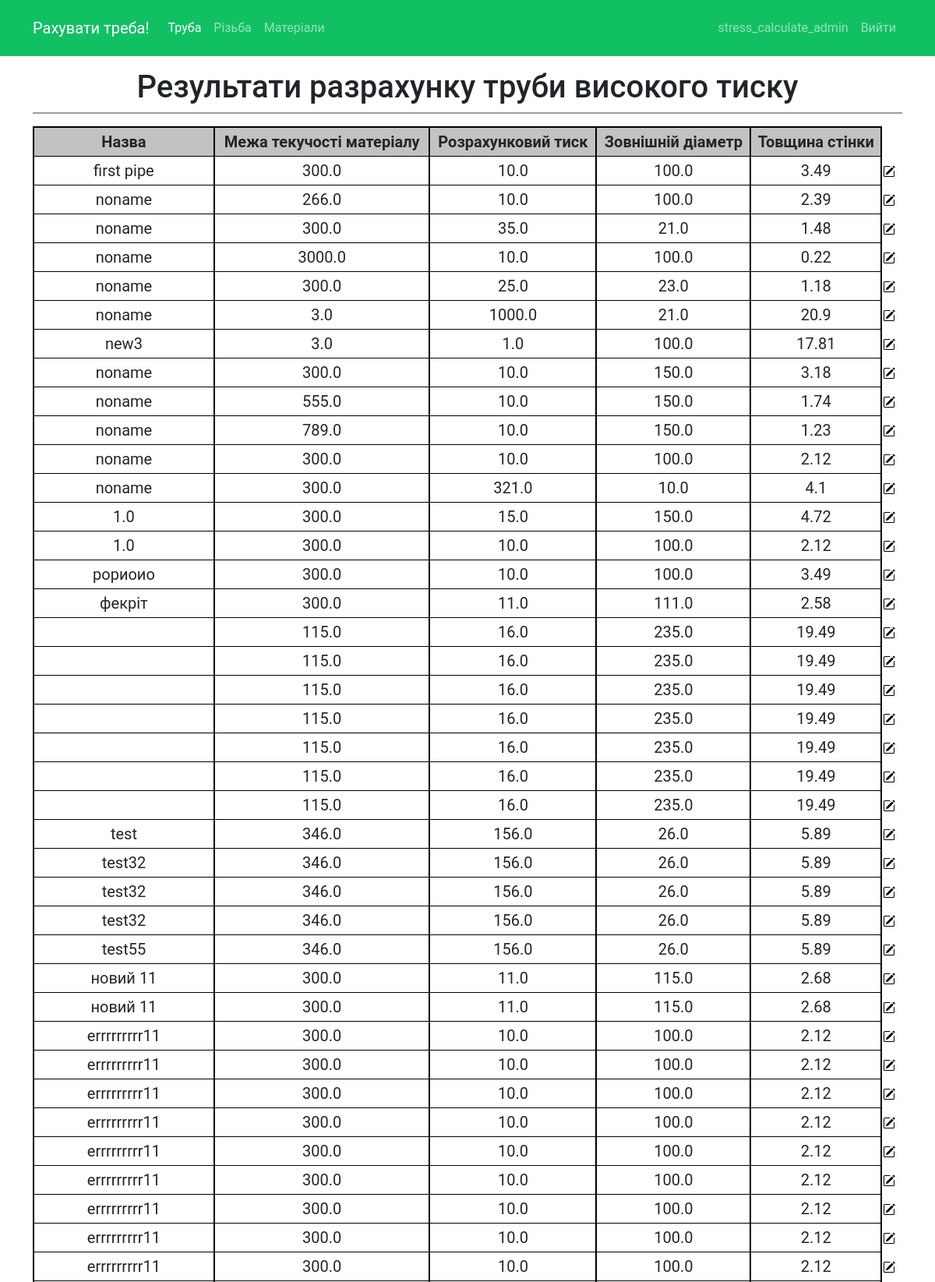
Page /pipe_pressure/results/ (signed in, upper part) on the committed database.
### calculate/models.py (models this page shows, shortened)
class PipeHighPressure(models.Model):
    K_WELDING_CHOICES = [
        (1, "Безшовна"),
        (0.6, "Електрозварювальна"),
    ]
    id = models.AutoField(primary_key=True)
    user = models.ForeignKey(User, on_delete=models.CASCADE, default=None)
    name = models.CharField(max_length=20)
    description = models.TextField(blank=True, max_length=128)
    yield_strength = models.FloatField(default=300)
    test_pressure = models.FloatField()
    min_outside_diameter = models.FloatField()
    k_industry = models.FloatField(default=1.3)
    k_cycle = models.FloatField(default=1)
    k_welding = models.FloatField(max_length=40, choices=K_WELDING_CHOICES, default=1)
    created_at = models.DateTimeField(auto_now_add=True)
    @property
    def thickness(self):
        self.allowable_stresses = self.yield_strength / (self.k_industry * self.k_cycle)
        self.thickness_pipe = (
            self.test_pressure
            * self.min_outside_diameter
            / (2 * self.allowable_stresses * float(self.k_welding) + self.test_pressure)
        )
        self.thickness_round = round(self.thickness_pipe, 2)
        return self.thickness_round
    @staticmethod
    def get_all():
        return list(PipeHighPressure.objects.all())

### calculate/views.py (the view)
# urls.py: path("pipe_pressure/results/", views.pipe_results, name="pipe_results"),
def pipe_results(request):
    if request.user.is_authenticated:
        if request.user.is_superuser:
            pipe_results = PipeHighPressure.get_all()
        else:
            pipe_results = PipeHighPressure.get_by_user(request.user.id)
        return render(
            request, "calculate/pipe_results.html", {"pipe_results": pipe_results}
        )
    else:
        return redirect("login")

### calculate/templates/calculate/pipe_results.html (shortened to what this page needs)
{% extends "base.html" %}
{% load static %}
{% block content %}
    <section class="pipe-results">
        <div class="container">
            <h1>Результати разрахунку труби високого тиску</h1>
            <div class="home__subtitle-line"></div>
            <div class="row">
                <div class="col-12">
                    {% if pipe_results %}
                        <table class="table">
                            <tr class="table__header">
                                <th>Назва</th>
                                <th>Межа текучості матеріалу</th>
                                <th>Розрахунковий тиск</th>
                                <th>Зовнішній діаметр</th>
                                <th>Товщина стінки</th>
                                <th id="edit-col"></th>
                            </tr>
                            {% for pipe in pipe_results %}
                                <tr>
                                    <td class="table__name">{{ pipe.name }}</td>
                                    <td class="table__condition">{{ pipe.yield_strength }}</td>
                                    <td class="table__hardness">{{ pipe.test_pressure }}</td>
                                    <td class="table__yield_strenght">{{ pipe.min_outside_diameter }}</td>
                                    <td class="table__yield_strenght">{{ pipe.thickness }}</td>
                                    <td id="edit-col">
                                        <form action="{% url 'pipe_detail' %}" method="POST">
                                            <button class="detail-button">
                                                <img id="pipe-detail-icon" class="detail-icon" src="/static/icons/pencil-square.svg" alt="edit">
                                            </button>
                                        </form>
                                    </td>
                                </tr>
                            {% endfor %}
                        </table>
                    {% else %}
                        <h2>У Вас ще немає збережених розрахунків</h2>
                    {% endif %}
                </div>
            </div>
        </div>
    </section>
{% endblock %}

### calculate/templates/base.html (shortened to what this page needs)
{% load static %}
<!DOCTYPE html>
<html>
<head>
    <link rel="stylesheet" href="{% static 'css/bootstrap-reboot.min.css' %}">
    <link rel="stylesheet" href="{% static 'css/bootstrap-grid.min.css' %}">
    <link href="https://cdn.jsdelivr.net/npm/bootstrap@5.1.3/dist/css/bootstrap.min.css" rel="stylesheet">
    <link rel="stylesheet" type="text/css" href="{% static 'css/style.min.css' %}">
</head>
<body>
    <nav class="navbar navbar-expand-md navbar navbar-dark">
        <div class="container">
            <a class="navbar-brand" href="{% url 'index' %}">Рахувати треба!</a>
            <div class="collapse navbar-collapse" id="navbarSupportedContent">
                <ul class="navbar-nav me-auto mb-2 mb-md-0">
                    <li class="nav-item">
                        <a class="nav-link" id="pipe" href="{% url 'pipe_pressure' %}">Труба</a>
                    </li>
                    <li class="nav-item">
                        <a class="nav-link" id="thread" href="{% url 'thread' %}">Різьба</a>
                    </li>
                    <li class="nav-item">
                        <a class="nav-link" id="materials" href="{% url 'materials' %}">Матеріали</a>
                    </li>
                </ul>
                <span class="navbar-text">
                    <ul class="navbar-nav me-auto mb-2 mb-md-0">
                        {% if user.is_authenticated %}
                            <li class="nav-item">
                                <a class="nav-link" id="username" href="{% url 'update_user' %}">{{ user.username }}</a>
                            </li>
                            <li class="nav-item">
                                <a class="nav-link" id="logout" href="{% url 'logout' %}">Вийти</a>
                            </li>
                        {% endif %}
                    </ul>
                </span>
            </div>
        </div>
    </nav>
    <div id="content">
        {% block content %}{% endblock %}
    </div>
</body>
</html>

### rows in the picture
PipeHighPressure: name "first pipe", yield_strength "300.0", test_pressure "10.0", min_outside_diameter "100.0", thickness "3.49"
PipeHighPressure: name "noname", yield_strength "266.0", test_pressure "10.0", min_outside_diameter "100.0", thickness "2.39"
PipeHighPressure: name "noname", yield_strength "300.0", test_pressure "35.0", min_outside_diameter "21.0", thickness "1.48"
PipeHighPressure: name "noname", yield_strength "3000.0", test_pressure "10.0", min_outside_diameter "100.0", thickness "0.22"
PipeHighPressure: name "noname", yield_strength "300.0", test_pressure "25.0", min_outside_diameter "23.0", thickness "1.18"
PipeHighPressure: name "noname", yield_strength "3.0", test_pressure "1000.0", min_outside_diameter "21.0", thickness "20.9"
PipeHighPressure: name "new3", yield_strength "3.0", test_pressure "1.0", min_outside_diameter "100.0", thickness "17.81"
PipeHighPressure: name "noname", yield_strength "300.0", test_pressure "10.0", min_outside_diameter "150.0", thickness "3.18"
PipeHighPressure: name "noname", yield_strength "555.0", test_pressure "10.0", min_outside_diameter "150.0", thickness "1.74"
PipeHighPressure: name "noname", yield_strength "789.0", test_pressure "10.0", min_outside_diameter "150.0", thickness "1.23"
PipeHighPressure: name "noname", yield_strength "300.0", test_pressure "10.0", min_outside_diameter "100.0", thickness "2.12"
PipeHighPressure: name "noname", yield_strength "300.0", test_pressure "321.0", min_outside_diameter "10.0", thickness "4.1"
PipeHighPressure: name "1.0", yield_strength "300.0", test_pressure "15.0", min_outside_diameter "150.0", thickness "4.72"
PipeHighPressure: name "1.0", yield_strength "300.0", test_pressure "10.0", min_outside_diameter "100.0", thickness "2.12"
PipeHighPressure: name "рориоио", yield_strength "300.0", test_pressure "10.0", min_outside_diameter "100.0", thickness "3.49"
PipeHighPressure: name "фекріт", yield_strength "300.0", test_pressure "11.0", min_outside_diameter "111.0", thickness "2.58"
PipeHighPressure: yield_strength "115.0", test_pressure "16.0", min_outside_diameter "235.0", thickness "19.49"
PipeHighPressure: yield_strength "115.0", test_pressure "16.0", min_outside_diameter "235.0", thickness "19.49"
PipeHighPressure: yield_strength "115.0", test_pressure "16.0", min_outside_diameter "235.0", thickness "19.49"
PipeHighPressure: yield_strength "115.0", test_pressure "16.0", min_outside_diameter "235.0", thickness "19.49"
PipeHighPressure: yield_strength "115.0", test_pressure "16.0", min_outside_diameter "235.0", thickness "19.49"
PipeHighPressure: yield_strength "115.0", test_pressure "16.0", min_outside_diameter "235.0", thickness "19.49"
PipeHighPressure: yield_strength "115.0", test_pressure "16.0", min_outside_diameter "235.0", thickness "19.49"
PipeHighPressure: name "test", yield_strength "346.0", test_pressure "156.0", min_outside_diameter "26.0", thickness "5.89"
PipeHighPressure: name "test32", yield_strength "346.0", test_pressure "156.0", min_outside_diameter "26.0", thickness "5.89"
PipeHighPressure: name "test32", yield_strength "346.0", test_pressure "156.0", min_outside_diameter "26.0", thickness "5.89"
PipeHighPressure: name "test32", yield_strength "346.0", test_pressure "156.0", min_outside_diameter "26.0", thickness "5.89"
PipeHighPressure: name "test55", yield_strength "346.0", test_pressure "156.0", min_outside_diameter "26.0", thickness "5.89"
PipeHighPressure: name "новий 11", yield_strength "300.0", test_pressure "11.0", min_outside_diameter "115.0", thickness "2.68"
PipeHighPressure: name "новий 11", yield_strength "300.0", test_pressure "11.0", min_outside_diameter "115.0", thickness "2.68"
PipeHighPressure: name "errrrrrrrr11", yield_strength "300.0", test_pressure "10.0", min_outside_diameter "100.0", thickness "2.12"
PipeHighPressure: name "errrrrrrrr11", yield_strength "300.0", test_pressure "10.0", min_outside_diameter "100.0", thickness "2.12"
PipeHighPressure: name "errrrrrrrr11", yield_strength "300.0", test_pressure "10.0", min_outside_diameter "100.0", thickness "2.12"
PipeHighPressure: name "errrrrrrrr11", yield_strength "300.0", test_pressure "10.0", min_outside_diameter "100.0", thickness "2.12"
PipeHighPressure: name "errrrrrrrr11", yield_strength "300.0", test_pressure "10.0", min_outside_diameter "100.0", thickness "2.12"
PipeHighPressure: name "errrrrrrrr11", yield_strength "300.0", test_pressure "10.0", min_outside_diameter "100.0", thickness "2.12"
PipeHighPressure: name "errrrrrrrr11", yield_strength "300.0", test_pressure "10.0", min_outside_diameter "100.0", thickness "2.12"
PipeHighPressure: name "errrrrrrrr11", yield_strength "300.0", test_pressure "10.0", min_outside_diameter "100.0", thickness "2.12"
PipeHighPressure: name "errrrrrrrr11", yield_strength "300.0", test_pressure "10.0", min_outside_diameter "100.0", thickness "2.12"

### other values in the picture
{{ user.username }} "stress_calculate_admin"
